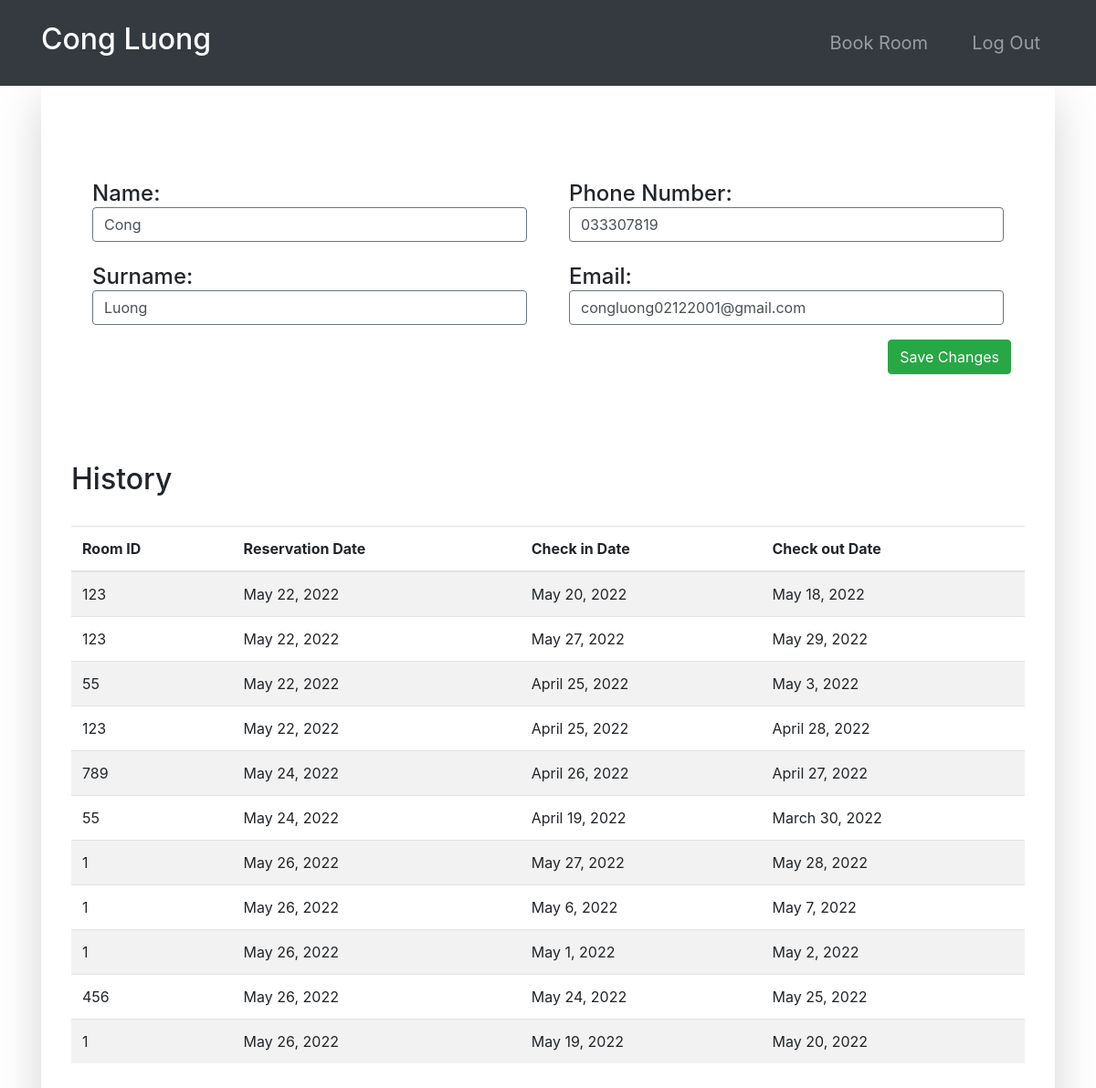
The page /guest-profile/2 (signed in) on the database as committed earlier.
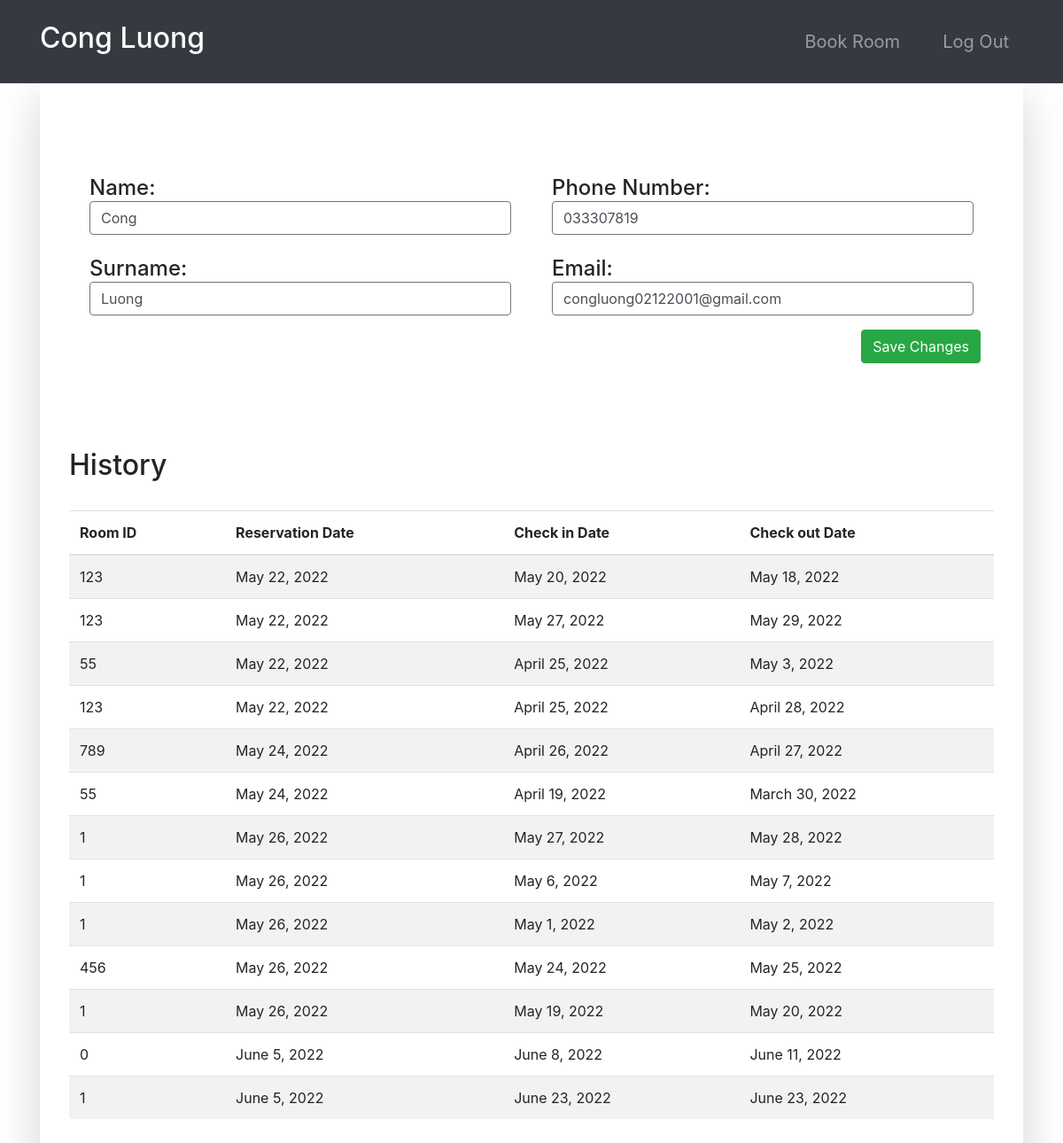
The same page on the database as committed later.
### room/models.py (models this page shows, shortened)
class Booking(models.Model):
    roomNumber = models.ForeignKey(Room, on_delete=models.CASCADE)
    guest = models.ForeignKey(Guest, null=True, on_delete=models.CASCADE)
    dateOfReservation = models.DateField(default=timezone.now)
    startDate = models.DateField()
    endDate = models.DateField()

class Room(models.Model):
    ROOM_TYPES = (
        ('A', 'A'),
        ('B', 'B'),
        ('C', 'C'),
    )
    number = models.IntegerField(primary_key=True)
    capacity = models.SmallIntegerField()
    numberOfBeds = models.SmallIntegerField()
    roomType = models.CharField(max_length=20, choices=ROOM_TYPES)
    price = models.FloatField()
    statusStartDate = models.DateField(null=True)
    statusEndDate = models.DateField(null=True)
    def __str__(self):
        return str(self.number)

### accounts/views.py (the view, shortened to what this page needs)
# urls.py: path('guest-profile/<str:pk>', guest_profile, name="guest-profile"),
@login_required(login_url='login')
def guest_profile(request, pk):
    tempUser = User.objects.get(id=pk)
    guest = Guest.objects.get(user=tempUser)
    role = str(request.user.groups.all()[0])
    path = role + "/"
    bookings = Booking.objects.filter(guest=guest)
    context = {
        "role": role,
        "guest": guest,
        "bookings": bookings
    }
    return render(request, path + "guest-profile.html", context)

### Templates/guest/guest-profile.html
{% extends '../index.html' %}
{% block context %}
{% include '../common_pages/guest-profile.html' %}
{% endblock %}

### Templates/common_pages/guest-profile.html (shortened to what this page needs)
<div class="container">
    <div class="shadow-lg p-5">
        <div class="row mt-5">
            <div class="col-6">
                <form action="" method="POST">
                    <div class="p-2 h4">
                        <span>Name:</span>
                        {% if guest.user.id != request.user.id %}
                        <span class="font-weight-normal">{{guest.user.first_name}} </span>
                        {% else %}
                        <input type="text" class="form-control border border-secondary" id="id_first_name"
                            value="{{guest.user.first_name}}" name="first_name">
                        {% endif %}
                    </div>
                    <div class="p-2 h4">
                        <span>Surname:</span>
                        {% if guest.user.id != request.user.id %}
                        <span class="font-weight-normal"> {{guest.user.last_name}}</span>
                        {% else %}
                        <input type="text" class="form-control border border-secondary" id="id_last_name"
                            value="{{guest.user.last_name}}" name="last_name">
                        {% endif %}
                    </div>
            </div>
            <div class="col-6">
                <div class="p-2 h4">
                    <span>Phone Number: </span>
                    {% if guest.user.id != request.user.id %}
                    <span class="font-weight-normal">{{guest.phoneNumber}}</span>
                    {% else %}
                    <input type="text" class="form-control border border-secondary" id="id_phoneNumber"
                        value="{{guest.phoneNumber}}" name="phoneNumber">
                    {% endif %}
                </div>
                <div class="p-2 h4">
                    <span>Email:</span>
                    {% if guest.user.id != request.user.id %}
                    <span class="font-weight-normal"> {{guest.user.email}}</span>
                    {% else %}
                    <input type="text" class="form-control border border-secondary" id="id_email"
                        value="{{guest.user.email}}" name="guest.user.email">
                    {% endif %}
                </div>
                {% if guest.user.id == request.user.id %}
                <button type="submit" name="submit" class="btn btn-success float-right">Save Changes</button>
                {% endif %}
            </div>
        </div>
        <br>
        <br>
        <div class="row">
            <div class="table-responsive table-striped my-5">
                <div class="table-header row">
                    <div class="col-sm-12 col-md-12 col-lg-4 mb-4">
                        <h2>History</h2>
                    </div>
                </div>
                <table class="table table-hover">
                    <thead>
                        <tr>
                            <th>Room ID</th>
                            <th>Reservation Date</th>
                            <th>Check in Date</th>
                            <th>Check out Date</th>
                        </tr>
                    </thead>
                    <tbody>
                        {% for bo in bookings %}
                        <tr>
                            <td>{{bo.roomNumber}}</td>
                            <td>{{bo.dateOfReservation}}</td>
                            <td>{{bo.startDate}}</td>
                            <td>{{bo.endDate}}</td>
                        </tr>
                        {% endfor %}
                    </tbody>
                </table>
            </div>
        </div>
    </div>
</div>

Rows that differ between the two databases and show on the page:
added Booking: roomNumber "0", dateOfReservation "June 5, 2022", startDate "June 8, 2022", endDate "June 11, 2022"
added Booking: roomNumber "1", dateOfReservation "June 5, 2022", startDate "June 23, 2022", endDate "June 23, 2022"
